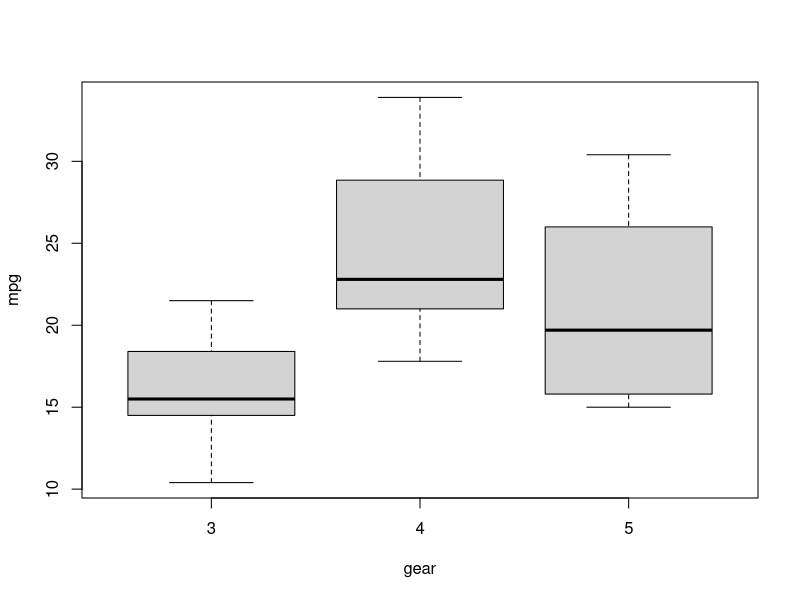
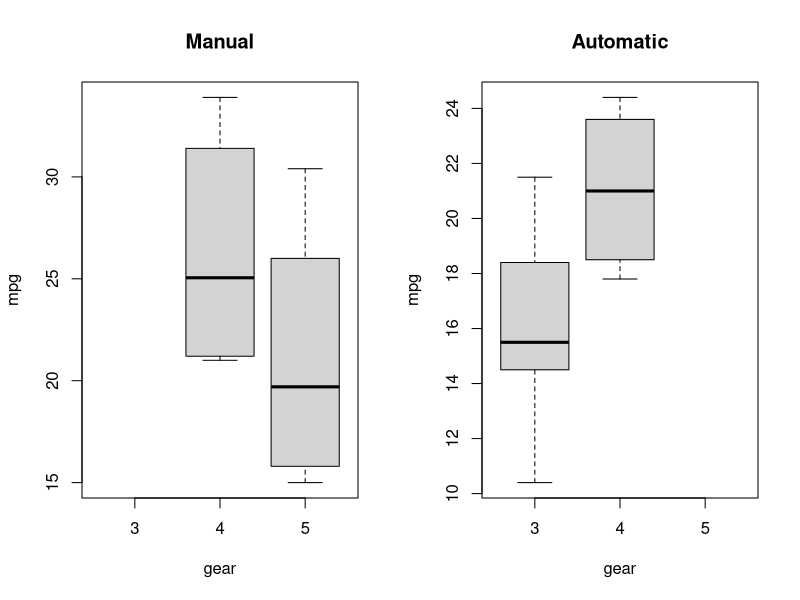

Here is the R script that generated these plots, in order:
## ---- chunk 1
data <- c(1:10)
sample(data, 5, replace=FALSE)
sample(data, 10, replace=TRUE)
## ---- chunk 2
# Generates 1,000 numbers from a normal with mean=0 and sd=1
dataRnorm <- rnorm(1000, 0, 1)
head(dataRnorm)
## ---- chunk 3
# Gives the density (height of the PDF) of the normal with mean=0 and sd=1
dataDnorm <- dnorm(0, mean=0, sd=1)
dataDnorm
## ---- chunk 4
# Gives the area under the standard normal curve to the left of 1.96
dataPnorm <- pnorm(1.96, mean=0, sd=1)
## ---- chunk 5
# Gives the value at which the CDF of the standard normal
dataQnorm <- qnorm(0.975, 0, 1)
## ---- chunk 6
data <- c(1:10)
range(data)
length(data)
mean(data)
median(data)
quantile(data, 0.5)
sd(data)
var(data)
max(data)
min(data)
summary(data)
## ---- chunk 7
mode <- function(x) {
  temp <- table(x)
  max(temp)
}
data <- c(1,2,2,3,3,3)
mode(data)
## ---- chunk 8
str(mtcars)
cor(mtcars[1:5])
## ---- chunk 9
binom.test(x=92, n=315, p=1/6)
## ---- chunk 10

## ---- chunk 11
t.test(mtcars$mpg~mtcars$am)
## ---- chunk 12
frequencyTable <- table(mtcars$am, mtcars$cyl)
frequencyTable
chisq.test(frequencyTable)
## ---- chunk 13
boxplot(mtcars$mpg~factor(mtcars$gear), xlab='gear', ylab='mpg')
onewayAnova <- aov(mtcars$mpg~factor(mtcars$gear))
summary(onewayAnova)
## ---- chunk 14
par(mfrow=c(1,2))
boxplot(mtcars$mpg~factor(mtcars$gear), subset=(mtcars$am==1), xlab='gear', ylab='mpg', main='Manual')
boxplot(mtcars$mpg~factor(mtcars$gear), subset=(mtcars$am==0), xlab='gear', ylab='mpg', main='Automatic')
twowayAnova <- aov(mtcars$mpg~factor(mtcars$gear)*factor(mtcars$am))
summary(twowayAnova)
